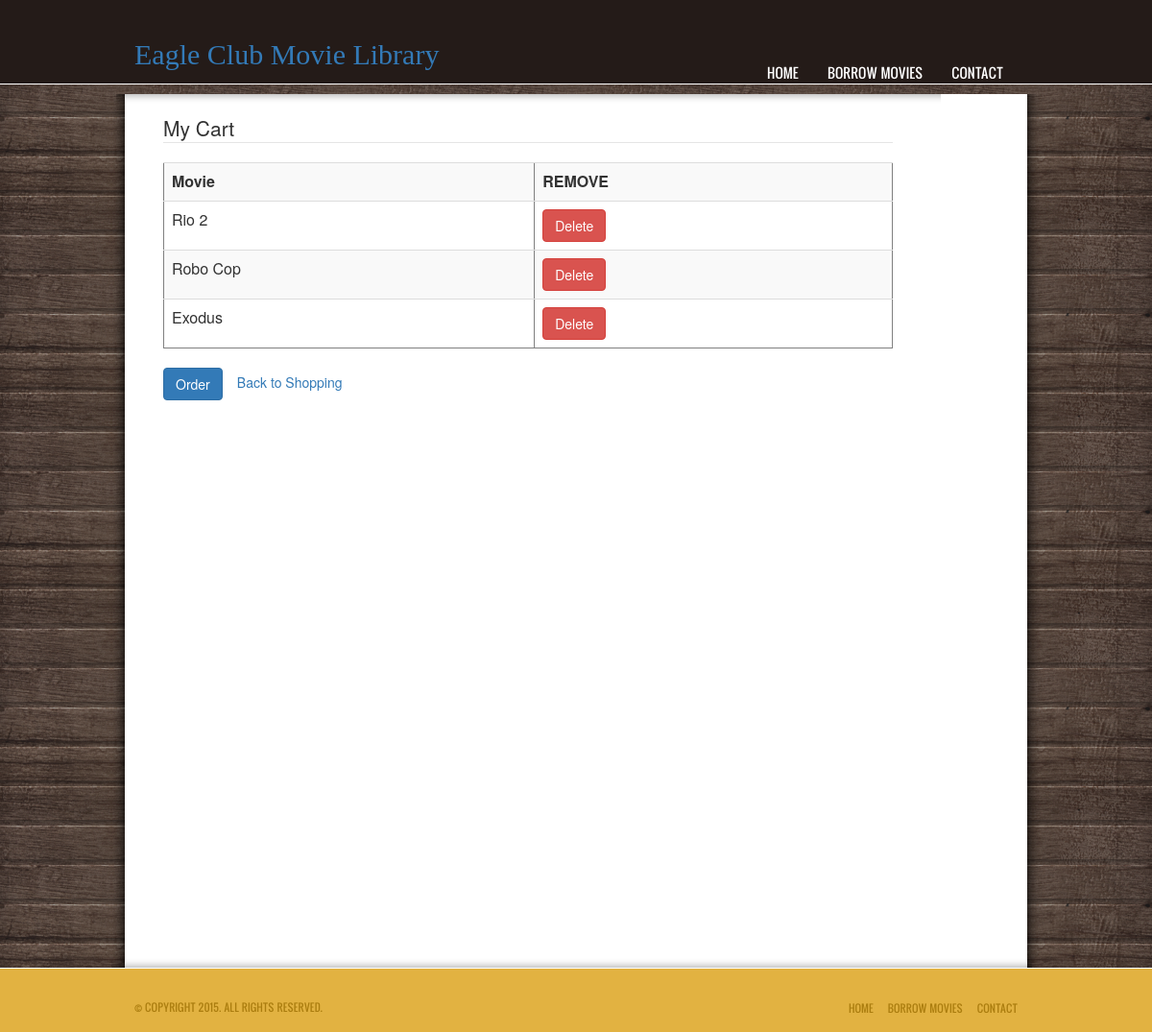
Page /cart.php (signed in) on the committed database.
### tables this page shows
CREATE TABLE IF NOT EXISTS `borrow` (
`borrow_id` int(3) NOT NULL,
  `user_id` int(3) NOT NULL,
  `movie_id` int(3) NOT NULL,
  `name` varchar(100) NOT NULL,
  `date` datetime NOT NULL,
  `cost` varchar(100) NOT NULL,
  `status` varchar(100) NOT NULL,
  `approval_date` varchar(100) NOT NULL
);

CREATE TABLE IF NOT EXISTS `movies` (
`movie_id` int(3) NOT NULL,
  `name` varchar(100) NOT NULL,
  `year` varchar(300) NOT NULL,
  `cost` float NOT NULL,
  `category` varchar(100) NOT NULL,
  `classification` varchar(100) NOT NULL,
  `date` varchar(100) NOT NULL,
  `photo` varchar(100) NOT NULL
);

### cart.php (the view, shortened to what this page needs)
<?php
if (!isset($_SESSION['id'])) {
    header("Location: movies.php");
} else {
    ?>
    <html>
        <head>
            <link rel="stylesheet" href="css/bootstrap.css" type="text/css">
            <link rel="stylesheet" href="css/style.css" type="text/css">
            <link rel="stylesheet" href="js/jquery-ui.css">
            <link rel="stylesheet" href="css/bootstrap.css">
            <link rel="stylesheet" href="css/bootstrap-responsive.css">
        </head>
        <body>
            <?php
            include 'header.php';
            ?>
            <div id="contents">
                <div>
                    <div class="body"  id="gallery">
                    <?php
                     include 'Administrator/connect.php';
                        ?>
                        <legend>My Cart</legend>
                        <form action="cart.php" method="post">
                        <table border= "1" width=\"150%\" border=\:0\" class='table table-striped'>
                             <th>Movie</th><th>REMOVE</th>
                        <?php
                         echo '<tr>';
                       $get_movies = mysqli_query($link,"select * from borrow where user_id = '{$_SESSION['id']}' and status = 0");
                       while ($show_cart= mysqli_fetch_array($get_movies)) {
                           $get_movie = mysqli_query($link,"select * from movies where movie_id='{$show_cart['movie_id']}'");
                            $movie_borrowed = mysqli_fetch_array($get_movie);
                            $id = $movie_borrowed['movie_id'];
                           ?>
                             <td><?php echo $movie_borrowed['name']; ?></td><td><button id="<?= $id ?>" class="btn btn-danger" onclick="add_cart(this.id)">Delete</button></a></td>
                           <?php
                            echo '</tr>';
                       }
                        echo "</table>";
                        echo '<button class="btn btn-primary" name="submit" style="margin-right:15px;">Order</button><a href="borrow.php">Back to Shopping</a>';
                        echo '</form>';
                            ?>
                    </div>
                </div>
            </div>
            <?php
            include 'footer.php';
            ?>
        </body>
    </html>
    <?php
}
?>

### css/style.css (style rules this page uses)
body { background: #211917 url(../images/bg-body.png) repeat-y center top; font-family: "QuattrocentoSans-Regular"; margin: 0; }
#contents, #contents > div, #contents div.body { background-image: url(../images/bg-contents.png); background-repeat: no-repeat; }
#contents { background-position: -961px top; background-repeat: repeat-y; width: 970px; margin: 0 auto; }
#contents > div { background-position: -1931px bottom; width: 960px; padding: 0 5px 10px; }
#contents div.body { background-position: 1px top; display: inline-block; width: 940px; padding: 10px 10px 0; }
#contents #gallery { min-height: 900px; width: 860px; padding: 20px 50px 0; }

### rows in the picture
borrow: movie.name "Rio 2"
borrow: movie.name "Robo Cop"
borrow: movie.name "Exodus"
